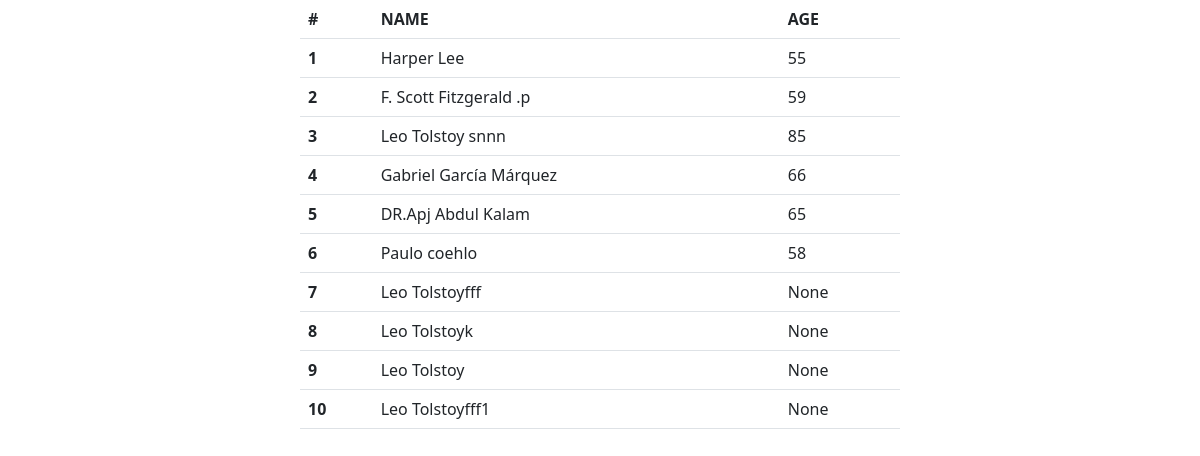
Page /author/ on the committed database.
### library/models.py (models this page shows)
class Author(models.Model):
    Name=models.CharField(max_length=250)
    Age=models.IntegerField(null=True)

### library/views.py (the view)
# urls.py: path('author/',views.author_view,name='author_view'),
def author_view(request):
    authors=Author.objects.all()
    return render(request,'author_view.html',{'authors':authors})

### templates/author_view.html (shortened to what this page needs)
<html>
<head>
    <link href="https://cdn.jsdelivr.net/npm/bootstrap@5.3.0-alpha1/dist/css/bootstrap.min.css" rel="stylesheet">
</head>
<body>
<div style="width:50%; margin:0 auto;" >
<table class="table" >
    <thead class="thead-dark">
      <tr>
        <th scope="col">#</th>
        <th scope="col">NAME</th>
        <th scope="col">AGE</th>
      </tr>
    </thead>
    <tbody>
        {% for author in authors %}
      <tr>
        <th scope="row">{{ forloop.counter }}</th>
        <td>{{ author.Name }}</td>
        <td>{{ author.Age }}</td>
      </tr>
        {% endfor %}
    </tbody>
  </table>
</div>
</body>
  </html>

### rows in the picture
Author: Name "Harper Lee", Age "55"
Author: Name "F. Scott Fitzgerald .p", Age "59"
Author: Name "Leo Tolstoy snnn", Age "85"
Author: Name "Gabriel García Márquez", Age "66"
Author: Name "DR.Apj Abdul Kalam", Age "65"
Author: Name "Paulo coehlo", Age "58"
Author: Name "Leo Tolstoyfff", Age "None"
Author: Name "Leo Tolstoyk", Age "None"
Author: Name "Leo Tolstoy", Age "None"
Author: Name "Leo Tolstoyfff1", Age "None"
